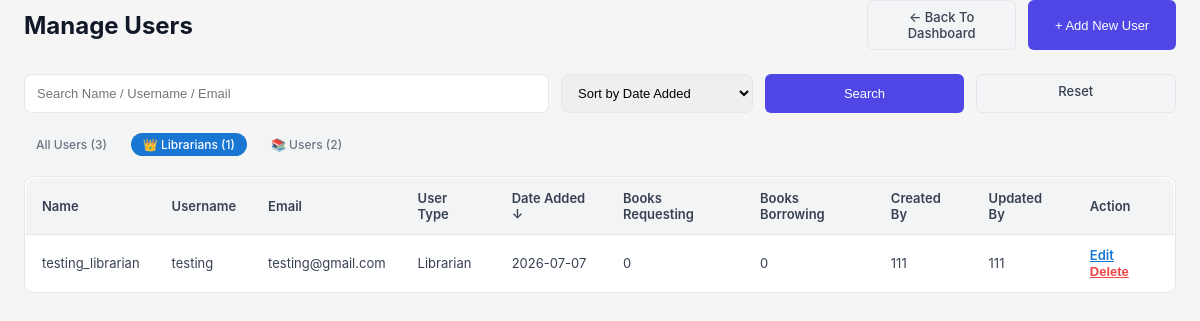
Page /manage_user.php?filter_type=2 (signed in) on the committed database.
### tables this page shows
CREATE TABLE IF NOT EXISTS users (
  id                      INT AUTO_INCREMENT PRIMARY KEY,
  name                    VARCHAR(100)  NOT NULL,
  username                VARCHAR(50)   NOT NULL UNIQUE,
  email                   VARCHAR(100)  NOT NULL UNIQUE,
  password                CHAR(40)      NOT NULL,            
  user_type_id            INT           NOT NULL DEFAULT 2,
  member_since            DATE          DEFAULT NULL,
  membership_type_id      INT           NOT NULL DEFAULT 1,
  membership_start_date   DATETIME      DEFAULT NULL,
  membership_end_date     DATE          DEFAULT NULL,
  email_notif             TINYINT(1)    NOT NULL DEFAULT 1,
  last_login              TIMESTAMP     NULL DEFAULT NULL,
  created_at              TIMESTAMP     DEFAULT CURRENT_TIMESTAMP,
  created_by              INT           DEFAULT NULL,
  updated_at              TIMESTAMP     DEFAULT CURRENT_TIMESTAMP ON UPDATE CURRENT_TIMESTAMP,
  updated_by              INT           DEFAULT NULL,
  FOREIGN KEY (user_type_id) REFERENCES user_type(id) ON DELETE RESTRICT,
  FOREIGN KEY (membership_type_id) REFERENCES membership_type(id) ON DELETE RESTRICT,
  FOREIGN KEY (created_by) REFERENCES users(id) ON DELETE SET NULL,
  FOREIGN KEY (updated_by) REFERENCES users(id) ON DELETE SET NULL
);

CREATE TABLE IF NOT EXISTS user_type (
  id   INT AUTO_INCREMENT PRIMARY KEY,
  type VARCHAR(50) NOT NULL UNIQUE
);

### manage_user.php (the view, shortened to what this page needs)
<?php
$conn = new mysqli('localhost', 'root', '', 'lms_db');
$current_user_id = $_SESSION['user_id'] ?? 0;
$user_type_query = $conn->query("SELECT user_type_id FROM users WHERE id = $current_user_id");
$current_user_type = $user_type_query->fetch_assoc()['user_type_id'] ?? 3;
$is_admin = ($current_user_type == 1);
$search = isset($_GET['search']) ? $conn->real_escape_string($_GET['search']) : '';
$sort = isset($_GET['sort']) ? $conn->real_escape_string($_GET['sort']) : 'created_at';
$order = isset($_GET['order']) && strtolower($_GET['order']) === 'desc' ? 'DESC' : 'DESC';
$filter_type = isset($_GET['filter_type']) ? intval($_GET['filter_type']) : '';
if ($is_admin) {
    $where = ["users.user_type_id IN (2,3)"];
} else {
    $where = ["users.user_type_id = 3"];
}
if ($is_admin && $filter_type !== '' && in_array($filter_type, [2, 3])) {
    $where[] = "users.user_type_id = $filter_type";
}
$where_sql = count($where) ? 'WHERE ' . implode(' AND ', $where) : '';
if ($sort == 'created_at') {
    $order = 'DESC';
} elseif ($order != 'ASC' && $order != 'DESC') {
    $order = 'ASC';
}
$select = "SELECT users.*,
    (SELECT COUNT(*) FROM borrow_requests WHERE user_id=users.id AND book_status_id = 1) AS book_requesting,
    (SELECT COUNT(*) FROM borrow_requests WHERE user_id=users.id AND book_status_id = 2) AS book_borrowing,
    u1.username AS created_by_username,
    u2.username AS updated_by_username,
    user_type.type AS user_type
    FROM users
    LEFT JOIN user_type ON users.user_type_id = user_type.id
    LEFT JOIN users u1 ON u1.id = users.created_by
    LEFT JOIN users u2 ON u2.id = users.updated_by
    $where_sql";
if (in_array($sort, ['book_requesting','book_borrowing'])) {
    $select .= " ORDER BY $sort $order";
} elseif ($sort == 'created_at') {
    $select .= " ORDER BY users.created_at $order";
} elseif ($sort == 'created_by') {
    $select .= " ORDER BY u1.username $order";
} elseif ($sort == 'updated_by') {
    $select .= " ORDER BY u2.username $order";
} else {
    $select .= " ORDER BY users.$sort $order";
}
$users = $conn->query($select);
$total_librarians = 0;
$total_users = 0;
if ($is_admin) {
    $lib_count = $conn->query("SELECT COUNT(*) FROM users WHERE user_type_id = 2");
    $total_librarians = $lib_count->fetch_row()[0];
    $user_count = $conn->query("SELECT COUNT(*) FROM users WHERE user_type_id = 3");
    $total_users = $user_count->fetch_row()[0];
}
?>
<!DOCTYPE html>
<html>
<head>
    <link rel="stylesheet" href="style.css">
</head>
<body>
    <div class="main-content">
        <div style="display: flex; justify-content: space-between; align-items: center; margin-bottom: 24px;">
            <h2 style="font-size: 24px; font-weight: 700; color: #111827;">Manage Users</h2>
            <div style="display: flex; gap: 12px;">
                <a href="librarians_main.php" class="btn btn-secondary">← Back To Dashboard</a>
                <button type="button" onclick="document.getElementById('addUserModal').style.display='block'" class="btn btn-primary">+ Add New User</button>
            </div>
        </div>
        <div style="display: flex; flex-wrap: wrap; gap: 12px; margin-bottom: 20px;">
            <form method="get" id="filterForm" style="display: flex; gap: 12px; width: 100%;">
                <input type="text" name="search" id="searchInput" placeholder="Search Name / Username / Email" value="<?php echo htmlspecialchars($search); ?>" style="flex: 3; padding: 10px 12px; border: 1px solid #e5e7eb; border-radius: 8px; font-size: 13px;">
                <select name="sort" id="sortSelect" style="flex: 1; padding: 10px 12px; border: 1px solid #e5e7eb; border-radius: 8px; font-size: 13px;">
                    <option value="created_at" <?php echo $sort == 'created_at' ? 'selected' : ''; ?>>Sort by Date Added</option>
                </select>
                <button type="submit" class="btn btn-primary" style="flex: 1; white-space: nowrap;">Search</button>
                <a href="manage_user.php" class="btn btn-secondary" style="flex: 1; white-space: nowrap; text-align: center;">Reset</a>
            </form>
        </div>
        <?php if ($is_admin): ?>
        <div style="display: flex; gap: 12px; margin-bottom: 20px;">
            <a href="manage_user.php?<?php echo http_build_query(array_merge($_GET, ['filter_type' => ''])) ?>"
               class="filter-badge <?php echo $filter_type === '' ? 'active' : 'inactive'; ?>"
               style="text-decoration: none;">
                All Users (<?php echo $total_librarians + $total_users; ?>)
            </a>
            <a href="manage_user.php?<?php echo http_build_query(array_merge($_GET, ['filter_type' => 2])) ?>"
               class="filter-badge <?php echo $filter_type == 2 ? 'active' : 'inactive'; ?>"
               style="text-decoration: none;">
                👑 Librarians (<?php echo $total_librarians; ?>)
            </a>
            <a href="manage_user.php?<?php echo http_build_query(array_merge($_GET, ['filter_type' => 3])) ?>"
               class="filter-badge <?php echo $filter_type == 3 ? 'active' : 'inactive'; ?>"
               style="text-decoration: none;">
                📚 Users (<?php echo $total_users; ?>)
            </a>
        </div>
        <?php endif; ?>
        <div style="background: #ffffff; border: 1px solid #e5e7eb; border-radius: 10px; overflow: hidden;">
            <?php if ($users && $users->num_rows > 0): ?>
                <table class="user-table">
                    <thead>
                        <tr>
                            <th onclick="sortTable('name')">Name <?php echo $sort == 'name' ? ($order == 'ASC' ? '↑' : '↓') : ''; ?></th>
                            <th onclick="sortTable('username')">Username <?php echo $sort == 'username' ? ($order == 'ASC' ? '↑' : '↓') : ''; ?></th>
                            <th onclick="sortTable('email')">Email <?php echo $sort == 'email' ? ($order == 'ASC' ? '↑' : '↓') : ''; ?></th>
                            <th>User Type</th>
                            <th onclick="sortTable('created_at')">Date Added <?php echo $sort == 'created_at' ? '↓' : ''; ?></th>
                            <th onclick="sortTable('book_requesting')">Books Requesting <?php echo $sort == 'book_requesting' ? ($order == 'ASC' ? '↑' : '↓') : ''; ?></th>
                            <th onclick="sortTable('book_borrowing')">Books Borrowing <?php echo $sort == 'book_borrowing' ? ($order == 'ASC' ? '↑' : '↓') : ''; ?></th>
                            <th onclick="sortTable('created_by')">Created By <?php echo $sort == 'created_by' ? ($order == 'ASC' ? '↑' : '↓') : ''; ?></th>
                            <th onclick="sortTable('updated_by')">Updated By <?php echo $sort == 'updated_by' ? ($order == 'ASC' ? '↑' : '↓') : ''; ?></th>
                            <th>Action</th>
                        </tr>
                    </thead>
                    <tbody>
                        <?php while ($user = $users->fetch_assoc()): ?>
                            <?php if (isset($_GET['edit_id']) && $_GET['edit_id'] == $user['id']): ?>
                                <tr>
                                    <form method="POST" style="display: contents;">
                                        <input type="hidden" name="edit_id" value="<?php echo $user['id']; ?>">
                                        <td><input type="text" name="name" value="<?php echo htmlspecialchars($user['name']); ?>" required style="width: 100%; padding: 8px; border: 1px solid #e5e7eb; border-radius: 6px; font-size: 13px;"></td>
                                        <td><input type="text" name="username" value="<?php echo htmlspecialchars($user['username']); ?>" required style="width: 100%; padding: 8px; border: 1px solid #e5e7eb; border-radius: 6px; font-size: 13px;"></td>
                                        <td><input type="email" name="email" value="<?php echo htmlspecialchars($user['email']); ?>" required style="width: 100%; padding: 8px; border: 1px solid #e5e7eb; border-radius: 6px; font-size: 13px;"></td>
                                        <td>
                                            <?php if ($is_admin): ?>
                                                <select name="user_type_id" required style="width: 100%; padding: 8px; border: 1px solid #e5e7eb; border-radius: 6px; font-size: 13px;">
                                                    <option value="2" <?php echo $user['user_type_id'] == 2 ? 'selected' : ''; ?>>Librarian</option>
                                                    <option value="3" <?php echo $user['user_type_id'] == 3 ? 'selected' : ''; ?>>User</option>
                                                </select>
                                            <?php else: ?>
                                                <input type="text" value="<?php echo $user['user_type']; ?>" disabled style="width: 100%; padding: 8px; border: 1px solid #e5e7eb; border-radius: 6px; font-size: 13px; background: #f3f4f6;">
                                                <input type="hidden" name="user_type_id" value="<?php echo $user['user_type_id']; ?>">
                                            <?php endif; ?>
                                        </td>
                                        <td><?php echo date('Y-m-d', strtotime($user['created_at'])); ?></td>
                                        <td><?php echo $user['book_requesting']; ?></td>
                                        <td><?php echo $user['book_borrowing']; ?></td>
                                        <td><?php echo htmlspecialchars($user['created_by_username'] ?? 'System'); ?></td>
                                        <td><?php echo htmlspecialchars($user['updated_by_username'] ?? 'System'); ?></td>
                                        <td>
                                            <button type="submit" style="background: none; border: none; color: #1976d2; cursor: pointer; text-decoration: underline; font-size: 13px; font-weight: 600; padding: 0; margin-right: 8px;">Save</button>
                                            <a href="manage_user.php" style="color: #1976d2; text-decoration: underline; font-size: 13px; font-weight: 600;">Cancel</a>
                                        </td>
                                    </form>
                                </tr>
                            <?php else: ?>
                                <tr>
                                    <td><?php echo htmlspecialchars($user['name']); ?></td>
                                    <td><?php echo htmlspecialchars($user['username']); ?></td>
                                    <td><?php echo htmlspecialchars($user['email']); ?></td>
                                    <td><?php echo htmlspecialchars($user['user_type']); ?></td>
                                    <td><?php echo date('Y-m-d', strtotime($user['created_at'])); ?></td>
                                    <td><?php echo $user['book_requesting']; ?></td>
                                    <td><?php echo $user['book_borrowing']; ?></td>
                                    <td><?php echo htmlspecialchars($user['created_by_username'] ?? 'System'); ?></td>
                                    <td><?php echo htmlspecialchars($user['updated_by_username'] ?? 'System'); ?></td>
                                    <td>
                                        <a href="manage_user.php?edit_id=<?php echo $user['id']; ?>&<?php echo http_build_query($_GET); ?>" style="color: #1976d2; text-decoration: underline; font-size: 13px; font-weight: 600; margin-right: 8px;">Edit</a>
                                        <form method="get" action="" style="display: inline;" onsubmit="return confirm('Are you sure you want to delete this user?');">
                                            <button type="submit" style="background: none; border: none; color: #ef4444; cursor: pointer; text-decoration: underline; font-size: 13px; font-weight: 600; padding: 0;">Delete</button>
                                        </form>
                                     </td>
                                </tr>
                            <?php endif; ?>
                        <?php endwhile; ?>
                    </tbody>
                </table>
            <?php else: ?>
                <p style="color: #6b7280; text-align: center; padding: 40px;">No users found.</p>
            <?php endif; ?>
        </div>
    </div>
</body>
</html>

### rows in the picture
users: name "testing_librarian", username "testing", email "testing@gmail.com", user_type.type "Librarian", created_at "2026-07-07", book_requesting "0", book_borrowing "0", created_by.username "111"

### other values in the picture
$total_librarians + $total_users "3"
$total_librarians "1"
$total_users "2"
